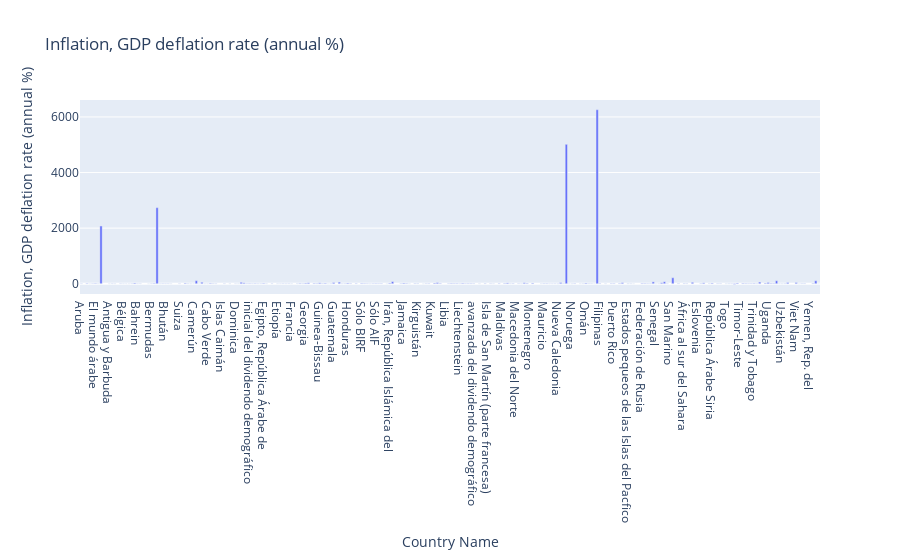

Notebook code cell kept with this figure:
### Code cell
import plotly.express as px
fig = px.bar(inflation_1990, x="Country Name", y="Inflation, GDP deflation rate (annual %)", title='Inflation, GDP deflation rate (annual %)')
fig.show()

### Figure 1 — Plotly figure (JSON) as saved in the notebook; plotly's stock layout.template omitted (floating-point values rounded to 4 significant figures; data arrays with more than 128 entries replaced by an {"elided": "..."} marker saying what was removed)
{"data": [{"alignmentgroup": "True", "hovertemplate": "Country Name=%{x}<br>Inflation, GDP deflation rate (annual %)=%{y}<extra></extra>", "legendgroup": "", "marker": {"color": "#636efa", "pattern": {"shape": ""}}, "name": "", "offsetgroup": "", "orientation": "v", "showlegend": false, "textposition": "auto", "type": "bar", "x": {"elided": "264 str values"}, "xaxis": "x", "y": {"elided": "264 float values"}, "yaxis": "y"}], "layout": {"barmode": "relative", "legend": {"tracegroupgap": 0}, "title": {"text": "Inflation, GDP deflation rate (annual %)"}, "xaxis": {"anchor": "y", "domain": [0, 1], "title": {"text": "Country Name"}}, "yaxis": {"anchor": "x", "domain": [0, 1], "title": {"text": "Inflation, GDP deflation rate (annual %)"}}}}
